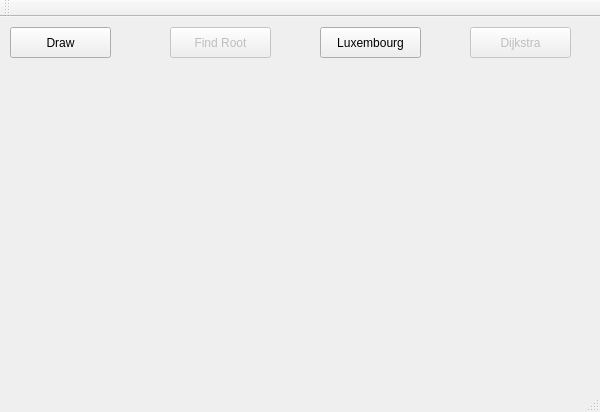
<?xml version="1.0" encoding="UTF-8"?>
<ui version="4.0">
 <class>LuxembourgClass</class>
 <widget class="QMainWindow" name="LuxembourgClass">
  <property name="geometry">
   <rect>
    <x>0</x>
    <y>0</y>
    <width>600</width>
    <height>412</height>
   </rect>
  </property>
  <property name="windowTitle">
   <string>Luxembourg</string>
  </property>
  <widget class="QWidget" name="centralWidget">
   <widget class="QPushButton" name="draw">
    <property name="geometry">
     <rect>
      <x>10</x>
      <y>10</y>
      <width>101</width>
      <height>31</height>
     </rect>
    </property>
    <property name="text">
     <string>Draw</string>
    </property>
   </widget>
   <widget class="QPushButton" name="luxembourg">
    <property name="geometry">
     <rect>
      <x>320</x>
      <y>10</y>
      <width>101</width>
      <height>31</height>
     </rect>
    </property>
    <property name="text">
     <string>Luxembourg</string>
    </property>
   </widget>
   <widget class="QPushButton" name="root">
    <property name="enabled">
     <bool>false</bool>
    </property>
    <property name="geometry">
     <rect>
      <x>170</x>
      <y>10</y>
      <width>101</width>
      <height>31</height>
     </rect>
    </property>
    <property name="text">
     <string>Find Root</string>
    </property>
   </widget>
   <widget class="QPushButton" name="Dijkstra">
    <property name="enabled">
     <bool>false</bool>
    </property>
    <property name="geometry">
     <rect>
      <x>470</x>
      <y>10</y>
      <width>101</width>
      <height>31</height>
     </rect>
    </property>
    <property name="text">
     <string>Dijkstra</string>
    </property>
   </widget>
  </widget>
  <widget class="QMenuBar" name="menuBar">
   <property name="geometry">
    <rect>
     <x>0</x>
     <y>0</y>
     <width>600</width>
     <height>21</height>
    </rect>
   </property>
  </widget>
  <widget class="QToolBar" name="mainToolBar">
   <attribute name="toolBarArea">
    <enum>TopToolBarArea</enum>
   </attribute>
   <attribute name="toolBarBreak">
    <bool>false</bool>
   </attribute>
  </widget>
  <widget class="QStatusBar" name="statusBar"/>
 </widget>
 <layoutdefault spacing="6" margin="11"/>
 <resources>
  <include location="Luxembourg.qrc"/>
 </resources>
 <connections/>
</ui>
